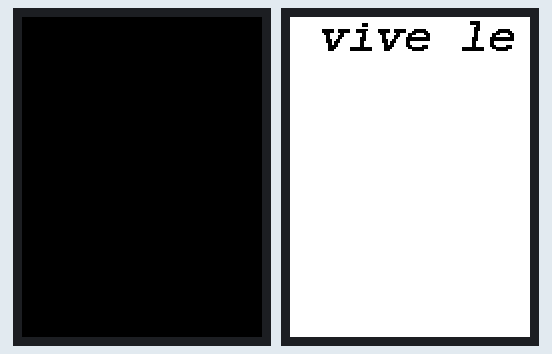
Recording of a program running on a simulated ESP32. Parts: 2 × 240×320 colour display. What the program prints to the serial monitor is not drawn.

Above: at 0.6 s.

The program:

main.cpp
```cpp
#include <Arduino.h>
#include <Wire.h>
#include <SPI.h>
#include "FS.h"
#include <Adafruit_GFX.h>
#include "Adafruit_ILI9341.h"   // gestion des images couleurs RGR565
//#include <Adafruit_ILI9341.h>
//#include <Adafruit_I2CDevice.h>
#include <Fonts/FreeMonoBoldOblique12pt7b.h>
#include <TFT_eSPI.h>

#define TFT_MISO 19
#define TFT_MOSI 23
#define TFT_SCLK 18
#define TFT_CS 5     // Chip select control pin 15
#define TFT_DC 4     // Data Command control pin 2
#define TFT_RST 22   // Reset pin (could connect to RST pin) 4
#define TOUCH_CS 14

TFT_eSPI eTFT = TFT_eSPI();
Adafruit_ILI9341 ecranTft = Adafruit_ILI9341(TFT_CS,TFT_DC);

void setup() {
    Serial.begin(9600);
    ecranTft.begin();
    eTFT.init();
    eTFT.setRotation(0); 	// Rotation
    eTFT.setFreeFont(&FreeMonoBoldOblique12pt7b);  // configuration de la police
    eTFT.setTextSize(2);
    eTFT.fillScreen(ILI9341_WHITE); 	// Effacement de l'écran
    eTFT.setTextColor(ILI9341_BLACK);
    eTFT.begin(); 				//Initialisation de l'écran
    eTFT.drawString(" vive le travail",0,0);
    Serial.println("Setup OK");
}
void loop() {
}
```
